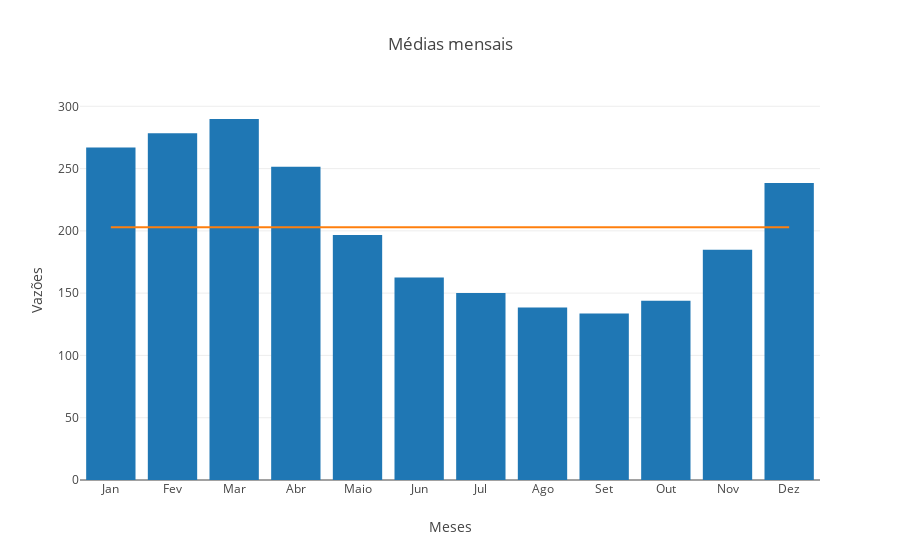

Write notebook code for a chart like this one.
### Code cell
x = ['Jan','Fev','Mar','Abr', 'Maio','Jun','Jul','Ago','Set','Out','Nov','Dez']
trace = go.Bar(x = x,
                   y = ts[['month','vazao']].groupby('month').mean()['vazao'].values)

media_geral = np.mean(ts[['month','vazao']].groupby('month').mean()['vazao'].values)

trace_line = go.Scatter(x = x, y = [media_geral]*12, mode = 'lines')

layout = go.Layout(title = 'Médias mensais', yaxis = dict(title = 'Vazões'), xaxis = dict(title = 'Meses'), showlegend=False)
fig = go.Figure(data = [trace, trace_line], layout = layout)

pyo.iplot(fig, config=dict(showLink = False))

### Figure 1 — Plotly figure (JSON) as saved in the notebook; plotly's stock layout.template omitted (floating-point values rounded to 4 significant figures)
{"data": [{"y": [266.9, 278.4, 289.8, 251.4, 196.6, 162.5, 150.1, 138.4, 133.8, 143.9, 184.9, 238.4], "x": ["Jan", "Fev", "Mar", "Abr", "Maio", "Jun", "Jul", "Ago", "Set", "Out", "Nov", "Dez"], "type": "bar", "uid": "3161f91f-0deb-42ec-89af-27fb590e3b07"}, {"y": [202.9, 202.9, 202.9, 202.9, 202.9, 202.9, 202.9, 202.9, 202.9, 202.9, 202.9, 202.9], "x": ["Jan", "Fev", "Mar", "Abr", "Maio", "Jun", "Jul", "Ago", "Set", "Out", "Nov", "Dez"], "type": "scatter", "mode": "lines", "uid": "48710135-4692-4412-bdfe-ee9a19d2a0a5"}], "layout": {"showlegend": false, "yaxis": {"title": {"text": "Vazões"}}, "xaxis": {"title": {"text": "Meses"}}, "title": {"text": "Médias mensais"}}}
